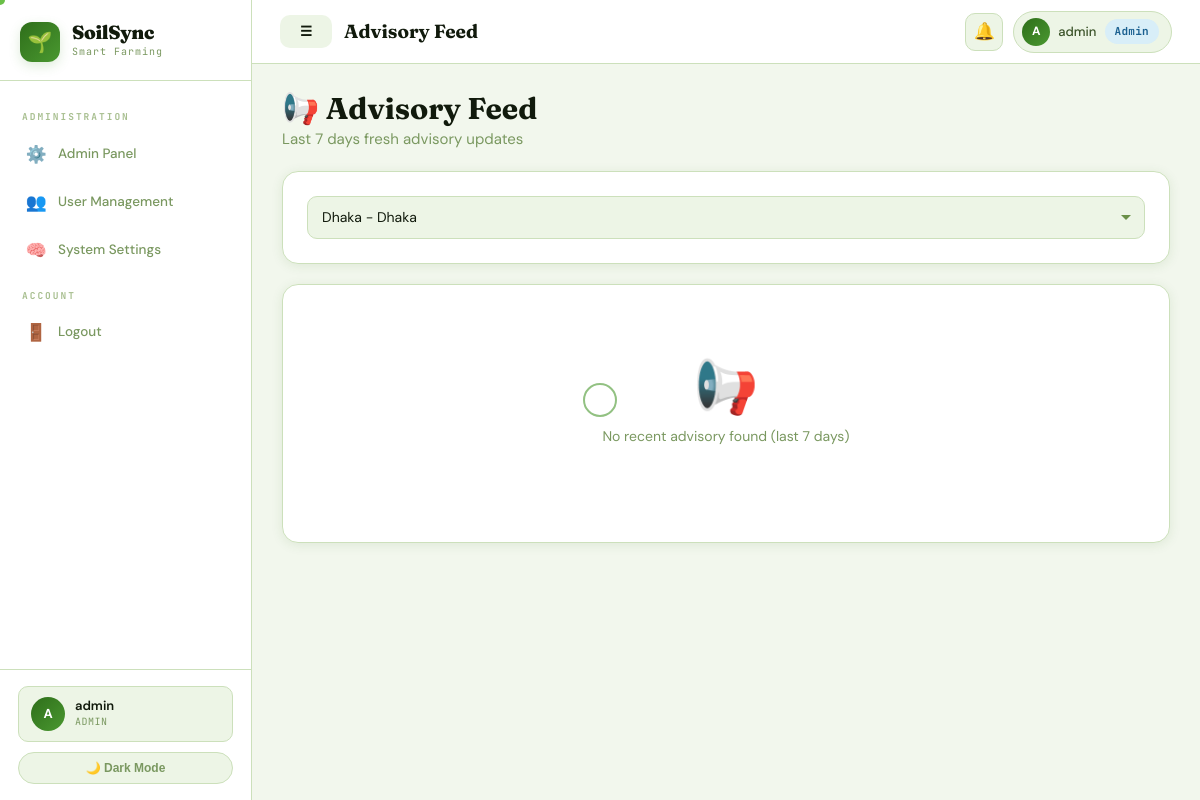
Page /advisory.php (signed in) on the committed database.
### tables this page shows
CREATE TABLE `users` (
  `id` int(11) NOT NULL,
  `name` varchar(100) NOT NULL,
  `phone` varchar(20) NOT NULL,
  `password` varchar(255) NOT NULL,
  `role` enum('farmer','expert','admin') DEFAULT 'farmer',
  `location_id` int(11) DEFAULT NULL,
  `created_at` timestamp NOT NULL DEFAULT current_timestamp(),
  `fc_card_number` varchar(20) DEFAULT NULL,
  `fc_category` enum('landless','marginal','small','medium','large') DEFAULT NULL,
  `fc_land_size` decimal(8,2) DEFAULT NULL,
  `fc_bank_account` varchar(30) DEFAULT NULL,
  `fc_registered_at` datetime DEFAULT NULL,
  `fc_phase` enum('pre_pilot','pilot','national') DEFAULT NULL
);

CREATE TABLE `locations` (
  `id` int(11) NOT NULL,
  `country` varchar(100) DEFAULT 'Bangladesh',
  `division` varchar(100) DEFAULT NULL,
  `district` varchar(100) DEFAULT NULL,
  `latitude` decimal(10,7) DEFAULT NULL,
  `longitude` decimal(10,7) DEFAULT NULL
);

### db.php (called while the page is built, shortened)
<?php
function isLoggedIn(): bool {
    return isset($_SESSION['user_id']) && !empty($_SESSION['user_id']);
}
function currentUser($conn): ?array {
    $id = (int)$_SESSION['user_id'];
    $r = $conn->query("
        SELECT u.*, l.division, l.district
        FROM users u
        LEFT JOIN locations l ON u.location_id=l.id
        WHERE u.id=$id
        LIMIT 1
    ");
    return $r ? $r->fetch_assoc() : null;
}
function unreadCount($conn, int $uid): int {
    $r = $conn->query("
        SELECT COUNT(*) AS c
        FROM notifications
        WHERE user_id=$uid AND is_read=0
    ");
    return $r ? (int)$r->fetch_assoc()['c'] : 0;
}
?>

### advisory.php (the view, shortened to what this page needs)
<?php
require_once 'db.php';
$pageTitle = "Advisory Feed";
$activeNav = "advisory";
$user = currentUser($conn);
$userLoc = (int)($user['location_id'] ?? 0);
$filterLoc = (int)($_GET['location_id'] ?? $userLoc);
$locations = $conn->query("
SELECT id, division, district
FROM locations
ORDER BY division, district
");
$sql = "
SELECT a.*, l.district
FROM advisory_feed a
LEFT JOIN locations l ON a.location_id = l.id
WHERE a.is_urgent = 0
AND a.created_at >= DATE_SUB(NOW(), INTERVAL 7 DAY)
AND (a.location_id = $filterLoc OR a.location_id IS NULL)
ORDER BY a.created_at DESC
";
$advisories = $conn->query($sql);
include 'layout.php';
?>
<div class="flex-between mb-20">
  <div>
    <h1>📢 Advisory Feed</h1>
    <p style="color:var(--text3)">
      Last 7 days fresh advisory updates
    </p>
  </div>
</div>
<div class="card mb-20">
<form method="get">
<select name="location_id" onchange="this.form.submit()">
<?php while($l=$locations->fetch_assoc()): ?>
<option value="<?= $l['id'] ?>" <?= $filterLoc==$l['id']?'selected':'' ?>>
<?= $l['division']." - ".$l['district'] ?>
</option>
<?php endwhile; ?>
</select>
</form>
</div>
<div class="card">
<?php if ($advisories->num_rows === 0): ?>
<div class="empty-state">
  <div class="empty-icon">📢</div>
  <p>No recent advisory found (last 7 days)</p>
</div>
<?php endif; ?>
</div>
<?php include 'layout_end.php'; ?>

### layout.php (shortened to what this page needs)
<?php
$user        = currentUser($conn);
$uid         = $user ? (int)$user['id'] : 0;
$userName    = $user['name'] ?? 'User';
$userInitial = strtoupper(substr($userName, 0, 1));
$userRole    = $user['role'] ?? 'farmer';
$notifCount  = $uid ? unreadCount($conn, $uid) : 0;
$nav = [];
switch ($userRole) {
  case 'admin':
    $nav = [
      'admin' => [
        ['href'=>'admin.php','icon'=>'⚙️','label'=>'Admin Panel','key'=>'admin'],
        ['href'=>'users.php','icon'=>'👥','label'=>'User Management','key'=>'users'],
        ['href'=>'system.php','icon'=>'🧠','label'=>'System Settings','key'=>'system'],
      ],
    ];
    break;
}
?>
<!DOCTYPE html>
<html lang="en" data-theme="light">
<head>
  <link rel="stylesheet" href="style.css">
</head>
<body>
<div class="app-layout">
  <aside class="sidebar" id="sidebar">
    <div class="sidebar-logo">
      <div class="logo-badge">🌱</div>
      <div class="logo-text-wrap">
        <div class="logo-name">SoilSync</div>
        <div class="logo-tag">Smart Farming</div>
      </div>
    </div>
    <nav class="sidebar-nav">
      <?php
      $sectionLabels = [
        'main'=>'Navigation',
        'monitor'=>'Monitor',
        'resources'=>'Resources',
        'expert'=>'Expert Tools',
        'admin'=>'Administration'
      ];
      foreach ($nav as $section => $items):
      ?>
        <div class="nav-section-label">
          <?= $sectionLabels[$section] ?? ucfirst($section) ?>
        </div>
        <?php foreach ($items as $item):
          $isActive = ($activeNav ?? '') === $item['key'];
        ?>
          <a href="<?= $item['href'] ?>" class="nav-item <?= $isActive ? 'active' : '' ?>">
            <span class="nav-ic"><?= $item['icon'] ?></span>
            <span><?= $item['label'] ?></span>
          </a>
        <?php endforeach; ?>
      <?php endforeach; ?>
      <div class="nav-section-label">Account</div>
      <a href="logout.php" class="nav-item">
        <span class="nav-ic">🚪</span>
        <span>Logout</span>
      </a>
    </nav>
    <div class="sidebar-footer">
      <div class="sidebar-user">
        <div class="u-av"><?= $userInitial ?></div>
        <div>
          <div class="u-name"><?= htmlspecialchars($userName) ?></div>
          <div class="u-role"><?= ucfirst($userRole) ?></div>
        </div>
      </div>
      <button class="theme-btn" onclick="toggleTheme()">
        🌙 Dark Mode
      </button>
    </div>
  </aside>
  <div class="main-wrap">
    <header class="topbar">
      <div class="topbar-left">
        <button class="mobile-menu-btn btn" id="mobileMenuBtn">☰</button>
        <span class="topbar-title"><?= htmlspecialchars($pageTitle ?? 'Dashboard') ?></span>
      </div>
      <div class="topbar-right">
        <a href="notifications.php" class="topbar-notif-btn">
          🔔
        </a>
        <div class="topbar-user">
          <div class="t-av"><?= $userInitial ?></div>
          <span><?= htmlspecialchars(explode(' ', $userName)[0]) ?></span>
          <?php if ($userRole !== 'farmer'): ?>
            <span class="badge badge-info"><?= ucfirst($userRole) ?></span>
          <?php endif; ?>
        </div>
      </div>
    </header>
    <div class="page-body">

### rows in the picture
users: name "A", name "admin", role "ADMIN", role "Admin", location_id "Dhaka - Dhaka"

### other values in the picture
$sectionLabels[$section] "ADMINISTRATION"
$item['icon'] "⚙️"
$item['label'] "Admin Panel"
$item['icon'] "👥"
$item['label'] "User Management"
$item['icon'] "🧠"
$item['label'] "System Settings"
$pageTitle "Advisory Feed"
